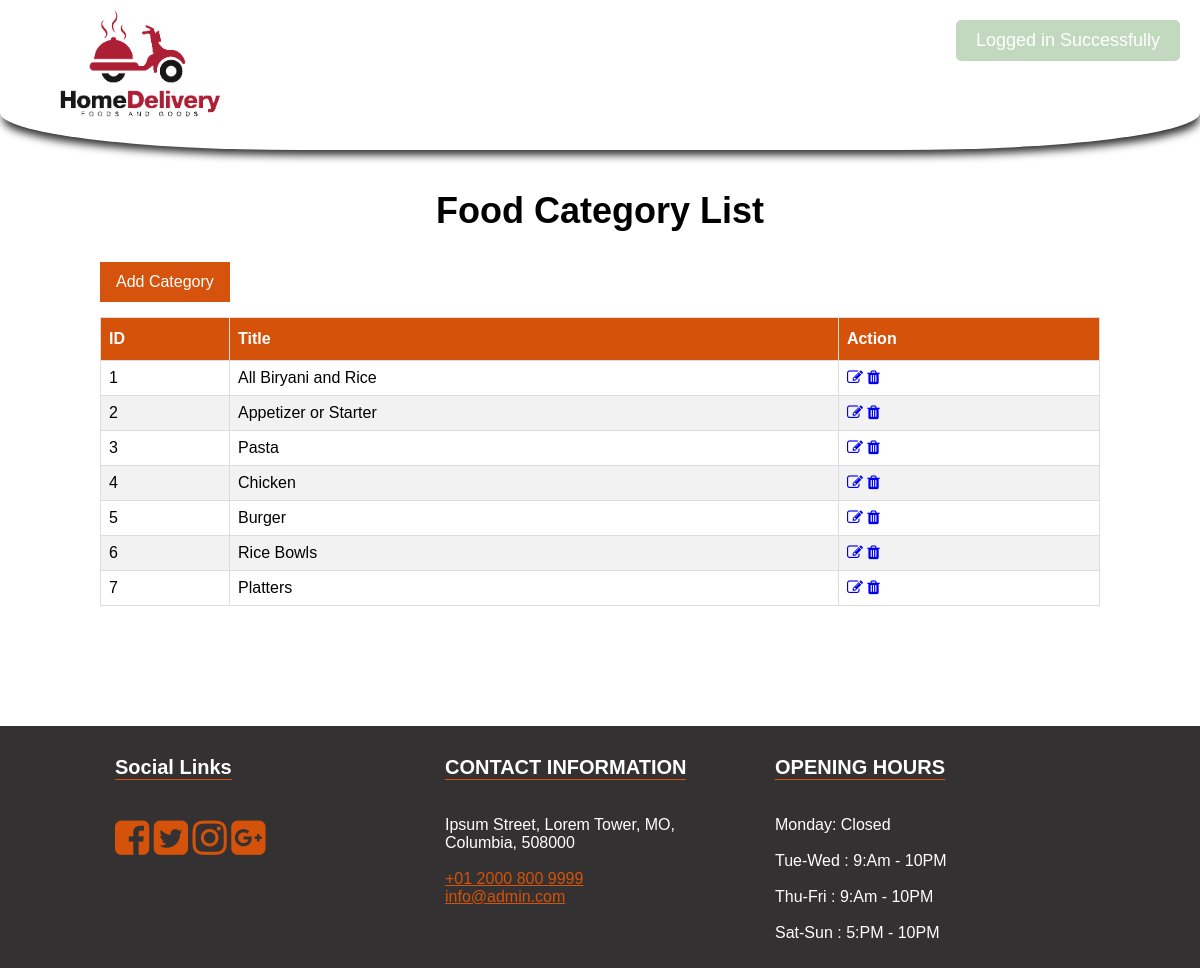
The app's page /admin-food-cat.php (signed in) with its own data.
### tables this page shows
CREATE TABLE `category` (
  `id` int(11) NOT NULL,
  `title` varchar(255) NOT NULL
);

CREATE TABLE `settings` (
  `id` int(11) NOT NULL,
  `about_title` text NOT NULL,
  `about_detail` text NOT NULL,
  `about_img` varchar(255) NOT NULL,
  `fb_link` varchar(255) NOT NULL,
  `tw_link` varchar(255) NOT NULL,
  `ins_link` varchar(255) NOT NULL,
  `gplus_link` varchar(255) NOT NULL,
  `contact_info` text NOT NULL,
  `opening_hours` text NOT NULL,
  `currency` enum('GBP','USD','EURO') NOT NULL DEFAULT 'GBP'
);

### functions/flash.php (called while the page is built, shortened)
<?php
class FlashMessage {
    public static function render($var) {
        $messages = $_SESSION[$var];
        return $messages;
    }
}
?>

### admin-food-cat.php (the view, shortened to what this page needs)
<?php
include 'functions/flash.php';
$flash = new \FlashMessage();
include 'includes/header.php';
$sql = "SELECT * FROM category";
$result = $conn->query($sql);
?>
	<section class="inner-page-sec">
		<div class="container">
			<h1>Food Category List</h1>
			<a href="add-category.php" class="add-btn">Add Category</a>
			<div style="overflow-x:auto;">
				<table class="custom-tbl">
					<thead>
						<tr>
							<th>ID</th>
							<th>Title</th>
							<th>Action</th>
						</tr>
					</thead>
					<tbody>
						<?php
						if ($result->num_rows > 0) {
							while($row = $result->fetch_assoc()){
						?>
						<tr>
							<td><?php echo $row['id']?></td>
							<td><?php echo $row['title']?></td>
							<td>
								<a href="edit-cat.php?id=<?php echo $row['id']?>"><i class="fa fa-pencil-square-o" aria-hidden="true"></i></a>
								<a href="delete-cat.php?id=<?php echo $row['id']?>" class="delete-btn"><i class="fa fa-trash" aria-hidden="true"></i></a>
							</td>
						</tr>
						<?php } } else { ?>
							<tr>
								<td colspan="3">No Category Found!</td>
							</tr>
						<?php }  ?>
					</tbody>
				</table>
			</div>
		</div>
	</section>
<?php include 'includes/footer.php'; ?>

### includes/footer.php (shortened to what this page needs)
<footer>
	<div class="container">
		<div class="col-1">
			<h3>Social Links</h3>
			<ul>
				<li><a href="<?php echo $rowS['fb_link'];?>"><i class="fa fa-facebook-square" aria-hidden="true"></i></a></li>
				<li><a href="<?php echo $rowS['tw_link'];?>"><i class="fa fa-twitter-square" aria-hidden="true"></i></a></li>
				<li><a href="<?php echo $rowS['ins_link'];?>"><i class="fa fa-instagram" aria-hidden="true"></i></a></li>
				<li><a href="<?php echo $rowS['gplus_link'];?>"><i class="fa fa-google-plus-square" aria-hidden="true"></i></a></li>
			</ul>
		</div>
		<div class="col-1">
			<h3>CONTACT INFORMATION</h3>
			<p>
				<?php echo $rowS['contact_info'];?>
			</p>
		</div>
		<div class="col-1">
			<h3>OPENING HOURS</h3>
			<p>
				<?php echo $rowS['opening_hours'];?>
			</p>
		</div>
	</div>
</footer>
</div>
<?php
$nmsg=$flash->render('notification_msg');
$ntype=$flash->render('notification_type');
$str = "";
if($nmsg){
	$str .= '<div class="notificaton-msg msg-'.$ntype.'" style="top:20px;">';
    $str .= $nmsg;
	$str .= '</div>';
}
echo $str;
?>
</body>
</html>

### css/main.css (style rules this page uses)
body { margin: 0; font-family: Arial, Helvetica, sans-serif; }
footer { background-color: #333131; color: #fff; }
footer .container { max-width: 1000px; width: 100%; margin: 0px auto; }
footer .container .col-1 { float: left; width: 30%; padding: 10px 15px; }
footer .container .col-1 a { color: #d5520a; }
footer .container .col-1 h3 { text-align: left; font-size: 20px; border-bottom: 1px solid #d5530c; display: inline-block; }
footer .container .col-1 ul { padding: 0px; list-style: none; }
footer .container .col-1 ul li { display: inline-block; }
footer .container .col-1 ul li a { font-size: 40px; color: #d5520a; }
.inner-page-sec { padding-top: 150px; padding-bottom: 80px; }
.inner-page-sec .container { max-width: 1000px; width: 100%; margin: 40px auto; }
.inner-page-sec .container h1 { text-align: center; font-size: 36px; }
.notificaton-msg { position: fixed; top: 20px; right: 20px; z-index: 99999999; background-color: #4e4242; color: #fff; padding: 10px 20px 10px; border-radius: 5px; font-size: 18px; font-weight: 100; font-family: sans-serif; }
.notificaton-msg.msg-success { background-color: #63a05c; color: #fff; }
.custom-tbl { font-family: Arial, Helvetica, sans-serif; border-collapse: collapse; width: 100%; }
.custom-tbl td, .custom-tbl th { border: 1px solid #ddd; padding: 8px; }
.custom-tbl tr:nth-child(even) { background-color: #f2f2f2; }
.custom-tbl th { padding-top: 12px; padding-bottom: 12px; text-align: left; background-color: #d5520a; color: white; }
.add-btn { text-decoration: none; background-color: #d5530c; border: 1px solid #d5530c; color: #ffffff; padding: 10px 15px; display: inline-block; margin-bottom: 15px; }

### records on screen
category: id "1", title "All Biryani and Rice"
category: id "2", title "Appetizer or Starter"
category: id "3", title "Pasta"
category: id "4", title "Chicken"
category: id "5", title "Burger"
category: id "6", title "Rice Bowls"
category: id "7", title "Platters"
settings: contact_info "Ipsum Street, Lorem Tower, MO, Columbia, 508000 +01 2000 800 9999 info@admin.com", opening_hours "Monday: Closed Tue-Wed : 9:Am - 10PM Thu-Fri : 9:Am - 10PM Sat-Sun : 5:PM - 10PM"
